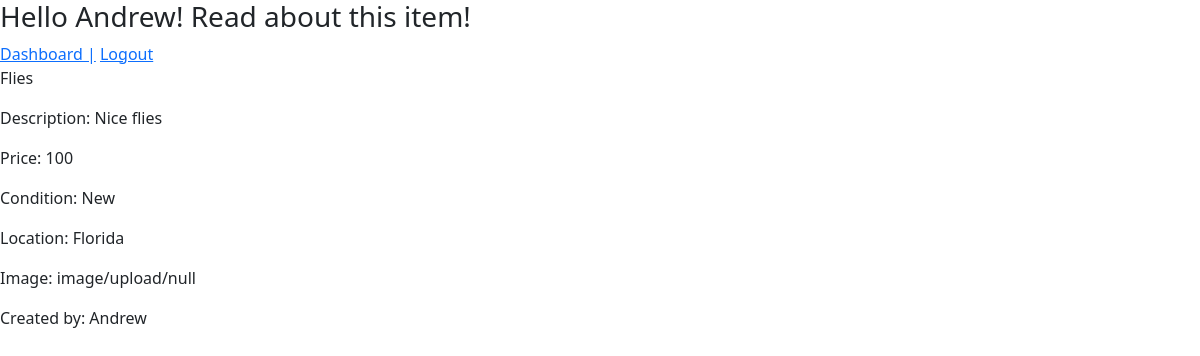
Page /items/10 (signed in) on the committed database.
### fly_flippers_app/models.py (models this page shows, shortened)
class Item(models.Model):
    name = models.CharField(max_length=100, validators=[validateLengthGreaterThanTwo])
    description = models.TextField(validators=[validateLengthGreaterThanTwo])
    price = models.CharField(max_length=15)
    condition = models.CharField(max_length=25, validators=[validateLengthGreaterThanTwo])
    location = models.CharField(max_length=45, validators=[validateLengthGreaterThanTwo]) #city, ST
    image = CloudinaryField('image', default='null')
    poster = models.ForeignKey(User, related_name="items", on_delete=models.CASCADE, null=True)
    created_at = models.DateTimeField(auto_now_add=True)
    updated_at = models.DateTimeField(auto_now=True)

class User(models.Model):
    first_name = models.CharField(max_length=30)
    last_name = models.CharField(max_length=30)
    email = models.CharField(max_length=60)
    password = models.CharField(max_length=80)
    created_at = models.DateTimeField(auto_now_add=True)
    updated_at = models.DateTimeField(auto_now=True)
    objects = UserManager()

### fly_flippers_app/views.py (the view)
# urls.py: path('items/<int:item_id>', views.details),
def details(request, item_id):
    if 'user' not in request.session:
        return redirect ('/')
    item_details = Item.objects.get(id=item_id)
    context = {
        'current_item': item_details,
        'current_user': User.objects.get(id=request.session['user'])
    }
    return render(request, 'item.html', context)

### fly_flippers_app/templates/item.html (shortened to what this page needs)
<!DOCTYPE html>
<html lang="en">
<head>
    <link rel="stylesheet" href="https://cdn.jsdelivr.net/npm/bootstrap@5.0.1/dist/css/bootstrap.min.css">
    {% load static %}
    <link rel="stylesheet" href="{% static 'style.css' %}">
</head>
<body>
    <h3>Hello {{request.session.name}}! Read about this item!</h3>
    <a href="/dashboard">Dashboard |</a>
    <a href="/logout">Logout</a>
    <p>{{current_item.name}}</p>
    <div class="my_border">
        <p>Description: {{current_item.description}}</p>
        <p>Price: {{current_item.price}}</p>
        <p>Condition: {{current_item.condition}}</p>
        <p>Location: {{current_item.location}}</p>
        <p>Image: {{current_item.image}}</p>
        <p>Created by: {{current_user.first_name}}</p>
    </div>
</body>
</html>

### fly_flippers_app/static/style.css (style rules this page uses)
body { padding: 0px; margin: 0px; }

### rows in the picture
Item: name "Flies", description "Nice flies", price "100", condition "New", location "Florida", image "image/upload/null"
User: first_name "Andrew"
